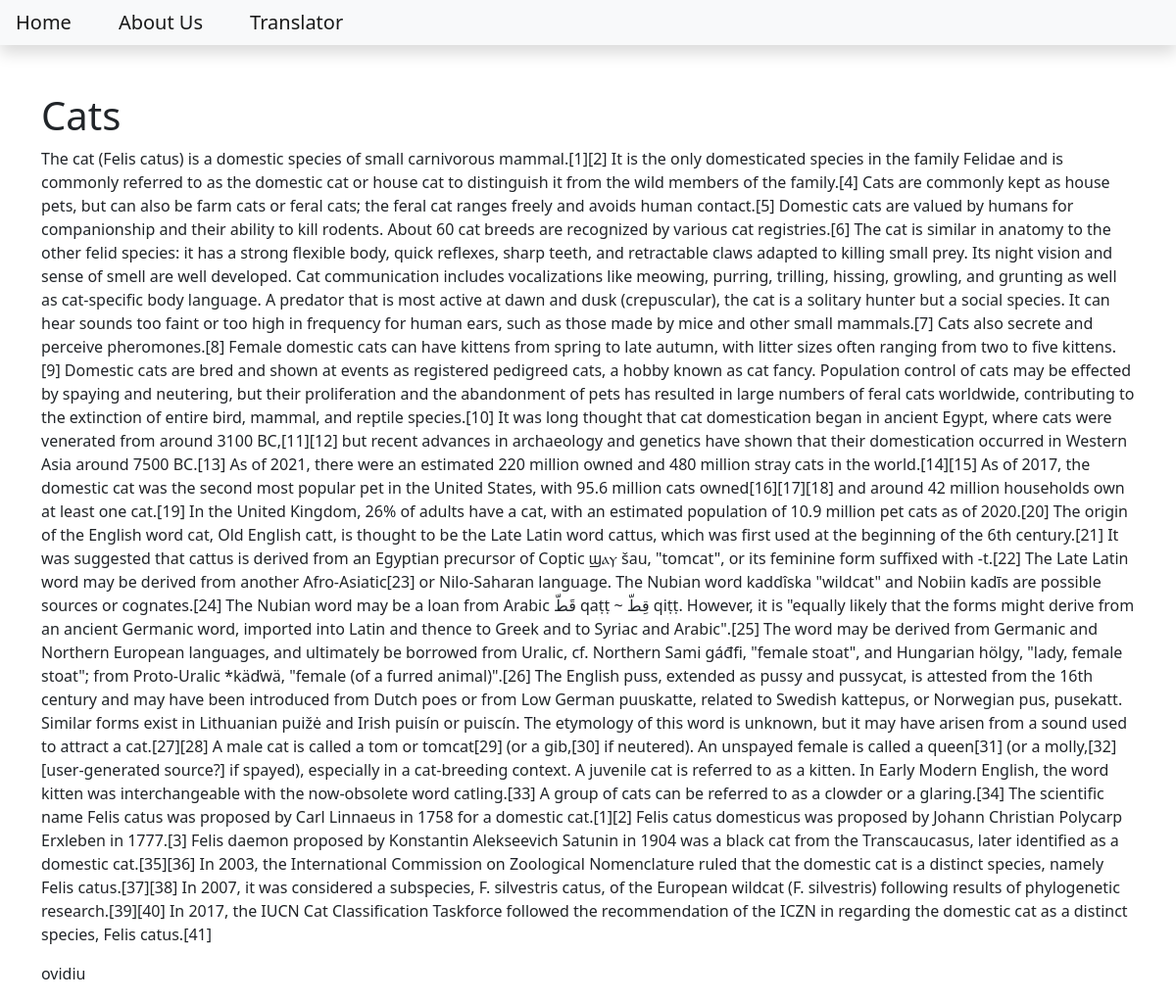
Page /cats on the committed database.
### blog/models.py (models this page shows, shortened)
class Post(models.Model):
    title = models.CharField(max_length=200)
    content = models.TextField()
    date_created = models.DateTimeField(auto_now_add=True)
    slug = models.SlugField(max_length=200,unique=True)
    author = models.ForeignKey(to=User, on_delete=models.CASCADE)
    status = models.IntegerField(choices=STATUS, default=0)

### blog/views.py (the view)
# urls.py: path('<slug:slug>', views.BlogView.as_view(), name='blog_view'),
class BlogView(generic.DetailView):
    model = Post
    template_name = 'blog.html'

### templates/blog.html
{% extends 'base.html' %}
{% block content%}
<div class="container">
    <h1>{{object.title}}</h1>
    <p>{{object.content}}</p>
    <p>{{object.author}}</p>
</div>
{% endblock content%}

### rows in the picture
Post: title "Cats", content "The cat (Felis catus) is a domestic species of small carnivorous mammal.[1][2] It is the only domesticated species in the family Felidae and is commonly referred to as the domestic cat or house cat to distinguish it from the wild members of the family.[4] Cats are commonly kept as house pets, but can also be farm cats or feral cats; the feral cat ranges freely and avoids human contact.[5] Domestic cats are valued by humans for companionship and their ability to kill rodents. About 60 cat breeds are recognized by various cat registries.[6] The cat is similar in anatomy to the other felid species: it has a strong flexible body, quick reflexes, sharp teeth, and retractable claws adapted to…", author "ovidiu"
